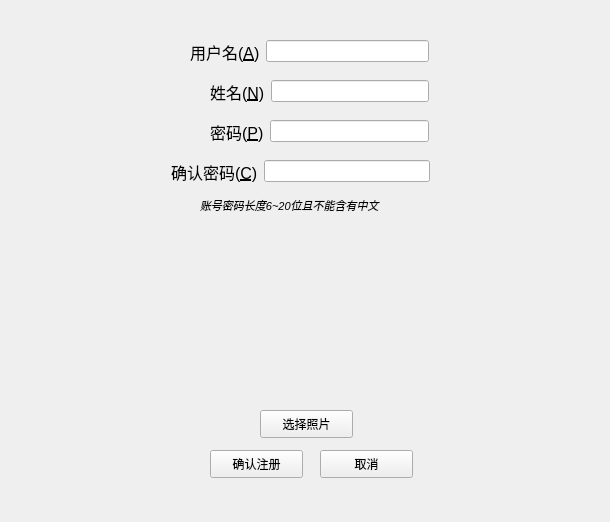
<?xml version="1.0" encoding="UTF-8"?>
<ui version="4.0">
 <class>reg</class>
 <widget class="QWidget" name="reg">
  <property name="geometry">
   <rect>
    <x>0</x>
    <y>0</y>
    <width>610</width>
    <height>522</height>
   </rect>
  </property>
  <property name="windowTitle">
   <string>Form</string>
  </property>
  <widget class="QPushButton" name="psbut_yes">
   <property name="geometry">
    <rect>
     <x>210</x>
     <y>450</y>
     <width>93</width>
     <height>28</height>
    </rect>
   </property>
   <property name="text">
    <string>确认注册</string>
   </property>
  </widget>
  <widget class="QPushButton" name="psbut_no">
   <property name="geometry">
    <rect>
     <x>320</x>
     <y>450</y>
     <width>93</width>
     <height>28</height>
    </rect>
   </property>
   <property name="text">
    <string>取消</string>
   </property>
  </widget>
  <widget class="QWidget" name="layoutWidget">
   <property name="geometry">
    <rect>
     <x>171</x>
     <y>160</y>
     <width>259</width>
     <height>23</height>
    </rect>
   </property>
   <layout class="QHBoxLayout" name="horizontalLayout_3">
    <item>
     <widget class="QLabel" name="lb_reg_psw2">
      <property name="font">
       <font>
        <pointsize>12</pointsize>
        <weight>50</weight>
        <bold>false</bold>
       </font>
      </property>
      <property name="text">
       <string>确认密码(&amp;C)</string>
      </property>
      <property name="buddy">
       <cstring>lnedt_reg_psw2</cstring>
      </property>
     </widget>
    </item>
    <item>
     <widget class="QLineEdit" name="lnedt_reg_psw2">
      <property name="echoMode">
       <enum>QLineEdit::Password</enum>
      </property>
     </widget>
    </item>
   </layout>
  </widget>
  <widget class="QWidget" name="layoutWidget">
   <property name="geometry">
    <rect>
     <x>190</x>
     <y>40</y>
     <width>239</width>
     <height>23</height>
    </rect>
   </property>
   <layout class="QHBoxLayout" name="horizontalLayout">
    <item>
     <widget class="QLabel" name="lb_reg_act">
      <property name="font">
       <font>
        <pointsize>12</pointsize>
        <weight>50</weight>
        <bold>false</bold>
       </font>
      </property>
      <property name="text">
       <string>用户名(&amp;A)</string>
      </property>
      <property name="buddy">
       <cstring>lnedt_reg_act</cstring>
      </property>
     </widget>
    </item>
    <item>
     <widget class="QLineEdit" name="lnedt_reg_act"/>
    </item>
   </layout>
  </widget>
  <widget class="QWidget" name="layoutWidget">
   <property name="geometry">
    <rect>
     <x>210</x>
     <y>120</y>
     <width>219</width>
     <height>23</height>
    </rect>
   </property>
   <layout class="QHBoxLayout" name="horizontalLayout_2">
    <item>
     <widget class="QLabel" name="lb_reg_psw">
      <property name="font">
       <font>
        <pointsize>12</pointsize>
        <weight>50</weight>
        <bold>false</bold>
       </font>
      </property>
      <property name="text">
       <string>密码(&amp;P)</string>
      </property>
      <property name="buddy">
       <cstring>lnedt_reg_psw</cstring>
      </property>
     </widget>
    </item>
    <item>
     <widget class="QLineEdit" name="lnedt_reg_psw">
      <property name="echoMode">
       <enum>QLineEdit::Password</enum>
      </property>
     </widget>
    </item>
   </layout>
  </widget>
  <widget class="QWidget" name="layoutWidget_2">
   <property name="geometry">
    <rect>
     <x>210</x>
     <y>80</y>
     <width>219</width>
     <height>23</height>
    </rect>
   </property>
   <layout class="QHBoxLayout" name="horizontalLayout_4">
    <item>
     <widget class="QLabel" name="lb_reg_name">
      <property name="font">
       <font>
        <pointsize>12</pointsize>
        <weight>50</weight>
        <bold>false</bold>
       </font>
      </property>
      <property name="text">
       <string>姓名(&amp;N)</string>
      </property>
      <property name="buddy">
       <cstring>lnedt_reg_name</cstring>
      </property>
     </widget>
    </item>
    <item>
     <widget class="QLineEdit" name="lnedt_reg_name"/>
    </item>
   </layout>
  </widget>
  <widget class="QLabel" name="img_display">
   <property name="geometry">
    <rect>
     <x>180</x>
     <y>250</y>
     <width>251</width>
     <height>141</height>
    </rect>
   </property>
   <property name="palette">
    <palette>
     <active>
      <colorrole role="WindowText">
       <brush brushstyle="SolidPattern">
        <color alpha="255">
         <red>0</red>
         <green>0</green>
         <blue>0</blue>
        </color>
       </brush>
      </colorrole>
      <colorrole role="Button">
       <brush brushstyle="SolidPattern">
        <color alpha="255">
         <red>255</red>
         <green>255</green>
         <blue>255</blue>
        </color>
       </brush>
      </colorrole>
      <colorrole role="Light">
       <brush brushstyle="SolidPattern">
        <color alpha="255">
         <red>255</red>
         <green>255</green>
         <blue>255</blue>
        </color>
       </brush>
      </colorrole>
      <colorrole role="Midlight">
       <brush brushstyle="SolidPattern">
        <color alpha="255">
         <red>255</red>
         <green>255</green>
         <blue>255</blue>
        </color>
       </brush>
      </colorrole>
      <colorrole role="Dark">
       <brush brushstyle="SolidPattern">
        <color alpha="255">
         <red>127</red>
         <green>127</green>
         <blue>127</blue>
        </color>
       </brush>
      </colorrole>
      <colorrole role="Mid">
       <brush brushstyle="SolidPattern">
        <color alpha="255">
         <red>170</red>
         <green>170</green>
         <blue>170</blue>
        </color>
       </brush>
      </colorrole>
      <colorrole role="Text">
       <brush brushstyle="SolidPattern">
        <color alpha="255">
         <red>0</red>
         <green>0</green>
         <blue>0</blue>
        </color>
       </brush>
      </colorrole>
      <colorrole role="BrightText">
       <brush brushstyle="SolidPattern">
        <color alpha="255">
         <red>255</red>
         <green>255</green>
         <blue>255</blue>
        </color>
       </brush>
      </colorrole>
      <colorrole role="ButtonText">
       <brush brushstyle="SolidPattern">
        <color alpha="255">
         <red>0</red>
         <green>0</green>
         <blue>0</blue>
        </color>
       </brush>
      </colorrole>
      <colorrole role="Base">
       <brush brushstyle="SolidPattern">
        <color alpha="255">
         <red>255</red>
         <green>255</green>
         <blue>255</blue>
        </color>
       </brush>
      </colorrole>
      <colorrole role="Window">
       <brush brushstyle="SolidPattern">
        <color alpha="255">
         <red>255</red>
         <green>255</green>
         <blue>255</blue>
        </color>
       </brush>
      </colorrole>
      <colorrole role="Shadow">
       <brush brushstyle="SolidPattern">
        <color alpha="255">
         <red>0</red>
         <green>0</green>
         <blue>0</blue>
        </color>
       </brush>
      </colorrole>
      <colorrole role="AlternateBase">
       <brush brushstyle="SolidPattern">
        <color alpha="255">
         <red>255</red>
         <green>255</green>
         <blue>255</blue>
        </color>
       </brush>
      </colorrole>
      <colorrole role="ToolTipBase">
       <brush brushstyle="SolidPattern">
        <color alpha="255">
         <red>255</red>
         <green>255</green>
         <blue>220</blue>
        </color>
       </brush>
      </colorrole>
      <colorrole role="ToolTipText">
       <brush brushstyle="SolidPattern">
        <color alpha="255">
         <red>0</red>
         <green>0</green>
         <blue>0</blue>
        </color>
       </brush>
      </colorrole>
      <colorrole role="PlaceholderText">
       <brush brushstyle="SolidPattern">
        <color alpha="128">
         <red>0</red>
         <green>0</green>
         <blue>0</blue>
        </color>
       </brush>
      </colorrole>
     </active>
     <inactive>
      <colorrole role="WindowText">
       <brush brushstyle="SolidPattern">
        <color alpha="255">
         <red>0</red>
         <green>0</green>
         <blue>0</blue>
        </color>
       </brush>
      </colorrole>
      <colorrole role="Button">
       <brush brushstyle="SolidPattern">
        <color alpha="255">
         <red>255</red>
         <green>255</green>
         <blue>255</blue>
        </color>
       </brush>
      </colorrole>
      <colorrole role="Light">
       <brush brushstyle="SolidPattern">
        <color alpha="255">
         <red>255</red>
         <green>255</green>
         <blue>255</blue>
        </color>
       </brush>
      </colorrole>
      <colorrole role="Midlight">
       <brush brushstyle="SolidPattern">
        <color alpha="255">
         <red>255</red>
         <green>255</green>
         <blue>255</blue>
        </color>
       </brush>
      </colorrole>
      <colorrole role="Dark">
       <brush brushstyle="SolidPattern">
        <color alpha="255">
         <red>127</red>
         <green>127</green>
         <blue>127</blue>
        </color>
       </brush>
      </colorrole>
      <colorrole role="Mid">
       <brush brushstyle="SolidPattern">
        <color alpha="255">
         <red>170</red>
         <green>170</green>
         <blue>170</blue>
        </color>
       </brush>
      </colorrole>
      <colorrole role="Text">
       <brush brushstyle="SolidPattern">
        <color alpha="255">
         <red>0</red>
         <green>0</green>
         <blue>0</blue>
        </color>
       </brush>
      </colorrole>
      <colorrole role="BrightText">
       <brush brushstyle="SolidPattern">
        <color alpha="255">
         <red>255</red>
         <green>255</green>
         <blue>255</blue>
        </color>
       </brush>
      </colorrole>
      <colorrole role="ButtonText">
       <brush brushstyle="SolidPattern">
        <color alpha="255">
         <red>0</red>
         <green>0</green>
         <blue>0</blue>
        </color>
       </brush>
      </colorrole>
      <colorrole role="Base">
       <brush brushstyle="SolidPattern">
        <color alpha="255">
         <red>255</red>
         <green>255</green>
         <blue>255</blue>
        </color>
       </brush>
      </colorrole>
      <colorrole role="Window">
       <brush brushstyle="SolidPattern">
        <color alpha="255">
         <red>255</red>
         <green>255</green>
         <blue>255</blue>
        </color>
       </brush>
      </colorrole>
      <colorrole role="Shadow">
       <brush brushstyle="SolidPattern">
        <color alpha="255">
         <red>0</red>
         <green>0</green>
         <blue>0</blue>
        </color>
       </brush>
      </colorrole>
      <colorrole role="AlternateBase">
       <brush brushstyle="SolidPattern">
        <color alpha="255">
         <red>255</red>
         <green>255</green>
         <blue>255</blue>
        </color>
       </brush>
      </colorrole>
      <colorrole role="ToolTipBase">
       <brush brushstyle="SolidPattern">
        <color alpha="255">
         <red>255</red>
         <green>255</green>
         <blue>220</blue>
        </color>
       </brush>
      </colorrole>
      <colorrole role="ToolTipText">
       <brush brushstyle="SolidPattern">
        <color alpha="255">
         <red>0</red>
         <green>0</green>
         <blue>0</blue>
        </color>
       </brush>
      </colorrole>
      <colorrole role="PlaceholderText">
       <brush brushstyle="SolidPattern">
        <color alpha="128">
         <red>0</red>
         <green>0</green>
         <blue>0</blue>
        </color>
       </brush>
      </colorrole>
     </inactive>
     <disabled>
      <colorrole role="WindowText">
       <brush brushstyle="SolidPattern">
        <color alpha="255">
         <red>127</red>
         <green>127</green>
         <blue>127</blue>
        </color>
       </brush>
      </colorrole>
      <colorrole role="Button">
       <brush brushstyle="SolidPattern">
        <color alpha="255">
         <red>255</red>
         <green>255</green>
         <blue>255</blue>
        </color>
       </brush>
      </colorrole>
      <colorrole role="Light">
       <brush brushstyle="SolidPattern">
        <color alpha="255">
         <red>255</red>
         <green>255</green>
         <blue>255</blue>
        </color>
       </brush>
      </colorrole>
      <colorrole role="Midlight">
       <brush brushstyle="SolidPattern">
        <color alpha="255">
         <red>255</red>
         <green>255</green>
         <blue>255</blue>
        </color>
       </brush>
      </colorrole>
      <colorrole role="Dark">
       <brush brushstyle="SolidPattern">
        <color alpha="255">
         <red>127</red>
         <green>127</green>
         <blue>127</blue>
        </color>
       </brush>
      </colorrole>
      <colorrole role="Mid">
       <brush brushstyle="SolidPattern">
        <color alpha="255">
         <red>170</red>
         <green>170</green>
         <blue>170</blue>
        </color>
       </brush>
      </colorrole>
      <colorrole role="Text">
       <brush brushstyle="SolidPattern">
        <color alpha="255">
         <red>127</red>
         <green>127</green>
         <blue>127</blue>
        </color>
       </brush>
      </colorrole>
      <colorrole role="BrightText">
       <brush brushstyle="SolidPattern">
        <color alpha="255">
         <red>255</red>
         <green>255</green>
         <blue>255</blue>
        </color>
       </brush>
      </colorrole>
      <colorrole role="ButtonText">
       <brush brushstyle="SolidPattern">
        <color alpha="255">
         <red>127</red>
         <green>127</green>
         <blue>127</blue>
        </color>
       </brush>
      </colorrole>
      <colorrole role="Base">
       <brush brushstyle="SolidPattern">
        <color alpha="255">
         <red>255</red>
         <green>255</green>
         <blue>255</blue>
        </color>
       </brush>
      </colorrole>
      <colorrole role="Window">
       <brush brushstyle="SolidPattern">
        <color alpha="255">
         <red>255</red>
         <green>255</green>
         <blue>255</blue>
        </color>
       </brush>
      </colorrole>
      <colorrole role="Shadow">
       <brush brushstyle="SolidPattern">
        <color alpha="255">
         <red>0</red>
         <green>0</green>
         <blue>0</blue>
        </color>
       </brush>
      </colorrole>
      <colorrole role="AlternateBase">
       <brush brushstyle="SolidPattern">
        <color alpha="255">
         <red>255</red>
         <green>255</green>
         <blue>255</blue>
        </color>
       </brush>
      </colorrole>
      <colorrole role="ToolTipBase">
       <brush brushstyle="SolidPattern">
        <color alpha="255">
         <red>255</red>
         <green>255</green>
         <blue>220</blue>
        </color>
       </brush>
      </colorrole>
      <colorrole role="ToolTipText">
       <brush brushstyle="SolidPattern">
        <color alpha="255">
         <red>0</red>
         <green>0</green>
         <blue>0</blue>
        </color>
       </brush>
      </colorrole>
      <colorrole role="PlaceholderText">
       <brush brushstyle="SolidPattern">
        <color alpha="128">
         <red>0</red>
         <green>0</green>
         <blue>0</blue>
        </color>
       </brush>
      </colorrole>
     </disabled>
    </palette>
   </property>
   <property name="text">
    <string/>
   </property>
  </widget>
  <widget class="QLabel" name="label">
   <property name="geometry">
    <rect>
     <x>200</x>
     <y>190</y>
     <width>231</width>
     <height>31</height>
    </rect>
   </property>
   <property name="font">
    <font>
     <pointsize>8</pointsize>
     <weight>50</weight>
     <italic>true</italic>
     <bold>false</bold>
    </font>
   </property>
   <property name="text">
    <string>账号密码长度6~20位且不能含有中文</string>
   </property>
  </widget>
  <widget class="QPushButton" name="pushButton">
   <property name="geometry">
    <rect>
     <x>260</x>
     <y>410</y>
     <width>93</width>
     <height>28</height>
    </rect>
   </property>
   <property name="cursor">
    <cursorShape>PointingHandCursor</cursorShape>
   </property>
   <property name="text">
    <string>选择照片</string>
   </property>
  </widget>
 </widget>
 <tabstops>
  <tabstop>lnedt_reg_act</tabstop>
  <tabstop>lnedt_reg_name</tabstop>
  <tabstop>lnedt_reg_psw</tabstop>
  <tabstop>lnedt_reg_psw2</tabstop>
  <tabstop>psbut_yes</tabstop>
  <tabstop>psbut_no</tabstop>
 </tabstops>
 <resources/>
 <connections/>
</ui>
